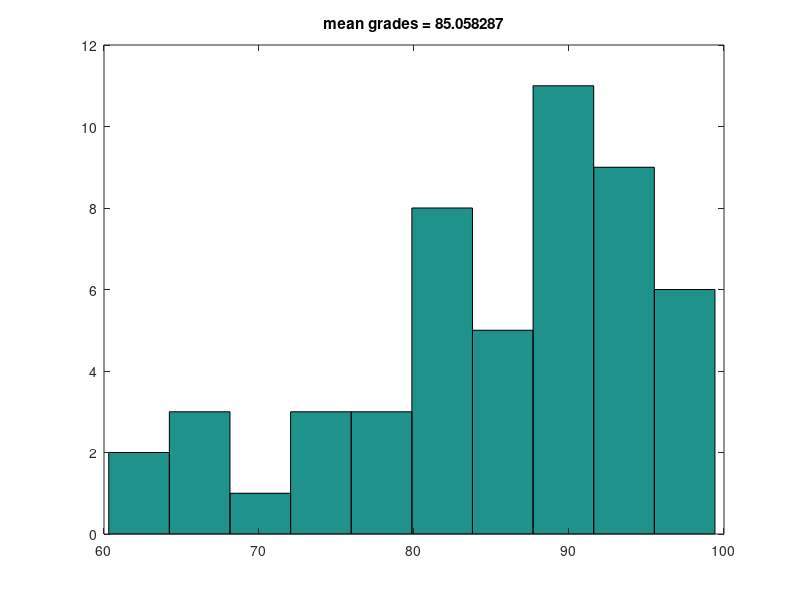

The MATLAB script that drew this image:
grades = [60 47 58 82 83 67 80 87 91 99 87 51 95 60 68 71 73 83 74 85 93 42 66 73 54 74 84 78 70 91 88 44 76 66 76 81 97 86 80];
o_grades = grades;
nG = length(grades);
sev_grades = [48 80 91 91 72 94 92 70 70 83 95 90];
    
grades = [grades sev_grades];
a = .583; % optimize to get 85 average
grades = 100^(1-a)*grades.^a; 

hist(grades)
title(sprintf('mean grades = %f',mean(grades)))

[o_grades' round(grades(1:nG))']
